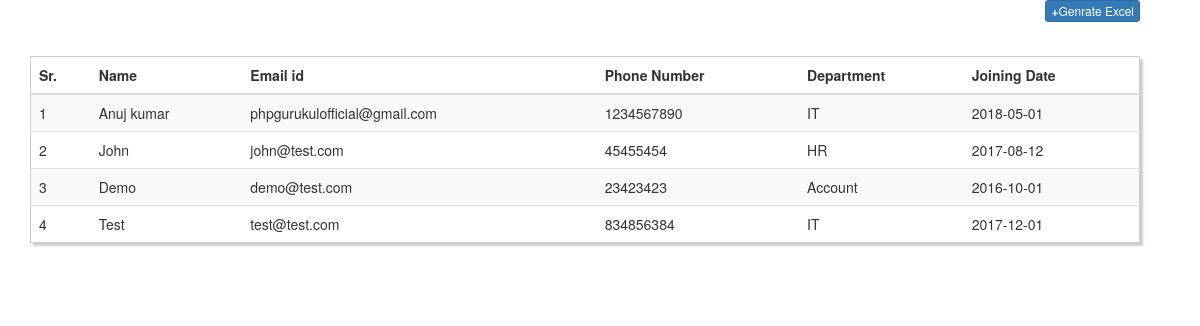
The page / on the database its author committed.
### tables this page shows
CREATE TABLE `tblemploye` (
  `id` int(11) NOT NULL,
  `fullName` varchar(120) NOT NULL,
  `emailId` varchar(150) NOT NULL,
  `phoneNumber` int(11) NOT NULL,
  `department` varchar(100) NOT NULL,
  `joiningDate` varchar(100) NOT NULL
);

### index.php (the view, shortened to what this page needs)
<?php
include('config.php');
?>
<!DOCTYPE html>
<html lang="en">
<head>
    <link href="http://netdna.bootstrapcdn.com/bootstrap/3.0.0/css/bootstrap.min.css" rel="stylesheet">
</head>
<body>
<div class="container">
    <div class="row col-md-12 custyle">
    <table class="table table-striped custab">
    <thead>
    <a href="genrate-excel.php" class="btn btn-primary btn-xs pull-right"><b>+</b>Genrate Excel</a>
        <tr>
            <th>Sr.</th>
            <th>Name</th>
            <th>Email id</th>
             <th>Phone Number</th>
            <th>Department</th>
            <th>Joining Date</th>
        </tr>
    </thead>
<?php
$query=mysqli_query($con,"select * from tblemploye");
$cnt=1;
while ($row=mysqli_fetch_array($query)) {
?>
            <tr>
                <td><?php echo $cnt;  ?></td>
                <td><?php echo $row['fullName']?></td>
                <td><?php echo $row['emailId']?></td>
                <td><?php echo $row['phoneNumber']?></td>
                <td><?php echo $row['department']?></td>
                <td><?php echo $row['joiningDate']?></td>
            </tr>
<?php
$cnt++;
} ?>
    </table>
    </div>
</div>
</body>
</html>

### index.php (style rules this page uses)
.custab { border: 1px solid #ccc; padding: 5px; margin: 5% 0; box-shadow: 3px 3px 2px #ccc; transition: 0.5s; }

### rows shown on the page
tblemploye: fullName "Anuj kumar", emailId "phpgurukulofficial@gmail.com", phoneNumber "1234567890", department "IT", joiningDate "2018-05-01"
tblemploye: fullName "John", emailId "john@test.com", phoneNumber "45455454", department "HR", joiningDate "2017-08-12"
tblemploye: fullName "Demo", emailId "demo@test.com", phoneNumber "23423423", department "Account", joiningDate "2016-10-01"
tblemploye: fullName "Test", emailId "test@test.com", phoneNumber "834856384", department "IT", joiningDate "2017-12-01"
